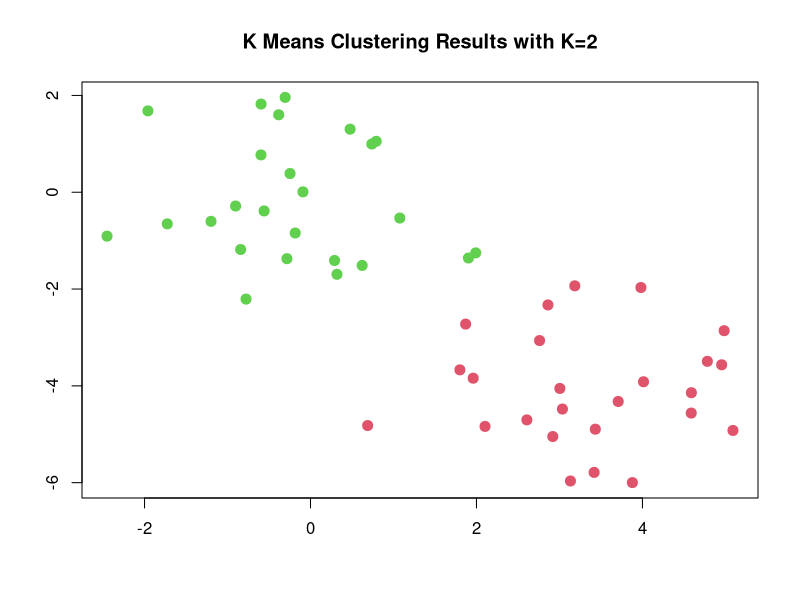

Recreate this plot in R.
set.seed(2)
x <- matrix(rnorm(50 * 2), ncol = 2)
x[1:25, 1] <- x[1:25, 1] + 3
x[1:25, 2] <- x[1:25, 2] - 4

km.out <- kmeans(x, 2, nstart = 20)
km.out$cluster

plot(x, col = (km.out$cluster + 1), main = "K Means Clustering Results with K=2", xlab = "", ylab = "", pch = 20, cex = 2)

set.seed(4)
km.out <- kmeans(x, 3, nstart = 20)
km.out

set.seed(3)
km.out <- kmeans(x, 3, nstart = 1)
km.out$tot.withinss

km.out <- kmeans(x, 3, nstart = 20)
km.out$tot.withinss
